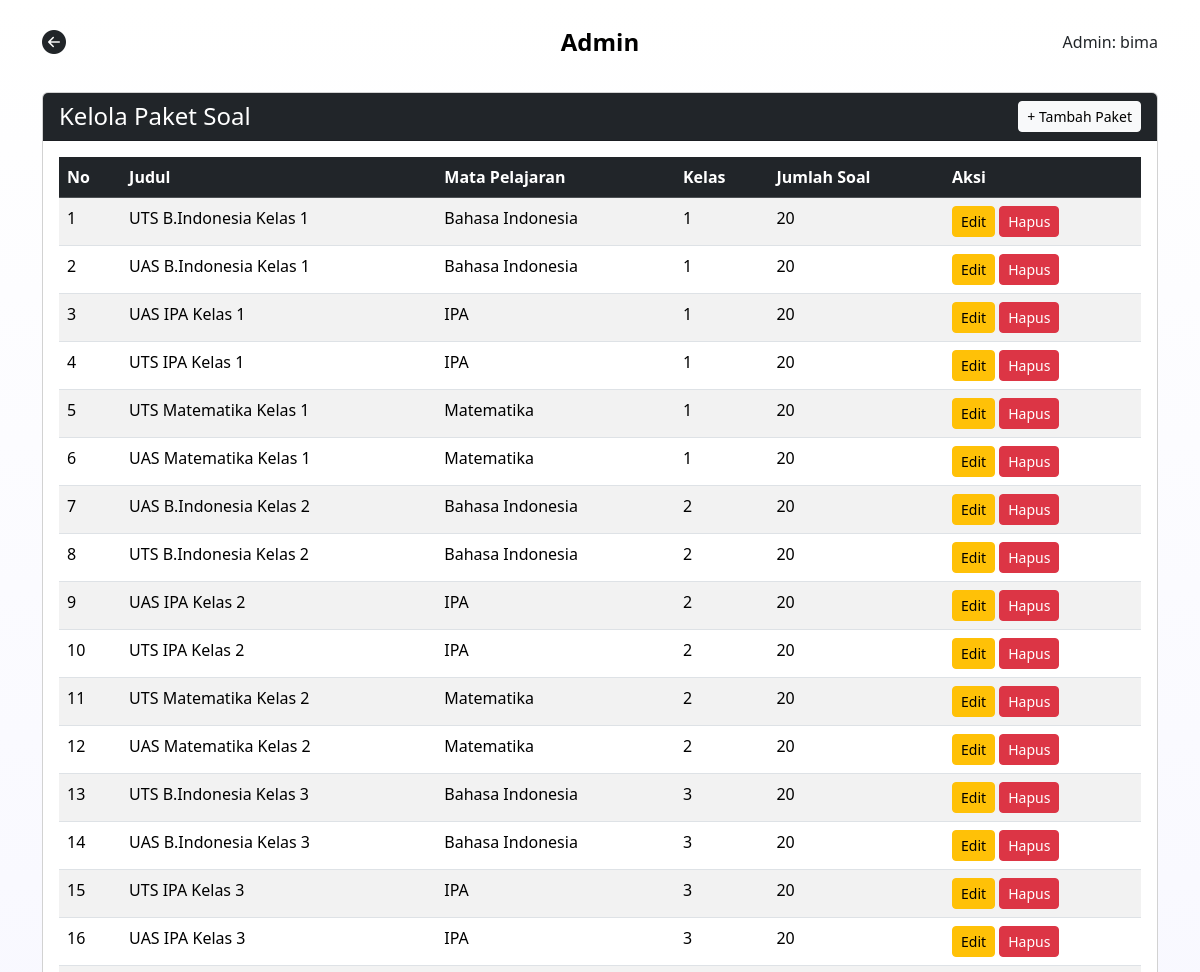
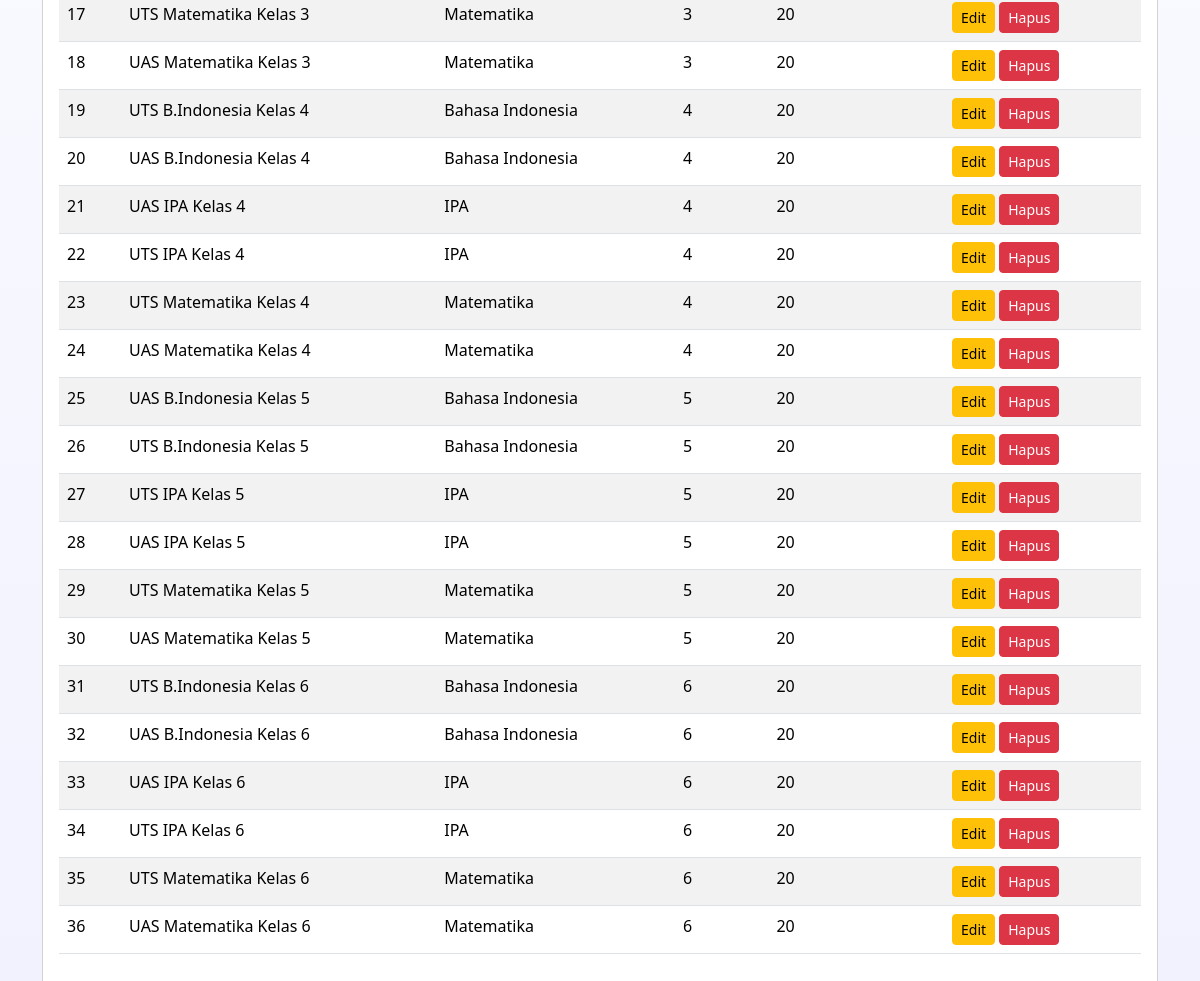
Page /admin/pages/kelola_paket.php (signed in) on the committed database (2 pictures, top to bottom).
### tables this page shows
CREATE TABLE `paket_soal` (
  `id_paket` int(11) NOT NULL,
  `judul` varchar(30) DEFAULT NULL,
  `mata_pelajaran` varchar(20) DEFAULT NULL,
  `kelas` int(11) DEFAULT NULL,
  `jumlah_soal` int(11) DEFAULT NULL
);

### admin/pages/kelola_paket.php (the view, shortened to what this page needs)
<?php
include '../../config/connection.php';
$stmt = $db->prepare("SELECT * FROM paket_soal ORDER BY kelas, mata_pelajaran");
$stmt->execute();
$result = $stmt->get_result();
?>
<!DOCTYPE html>
<html>
<head>
    <link href="https://cdn.jsdelivr.net/npm/bootstrap@5.3.8/dist/css/bootstrap.min.css" rel="stylesheet">
    <link href="https://cdn.jsdelivr.net/npm/bootstrap-icons@1.11.1/font/bootstrap-icons.css" rel="stylesheet">
</head>
<body>
    <nav class="navbar navbar-light bg-transparent text-dark position-relative mt-3">
        <div class="container d-flex justify-content-between align-items-center">
            <a href="dashboard_admin.php" class="text-dark fs-4">
                <i class="bi bi-arrow-left-circle-fill"></i>
            </a>
            <span class="navbar-brand fw-bold fs-4 position-absolute start-50 translate-middle-x">
                Admin
            </span>
            <span class="text-dark">
                Admin: <?php echo htmlspecialchars($_SESSION["username"]); ?>
            </span>
        </div>
    </nav>
    <div class="container mt-4">
        <div class="card">
            <div class="card-header bg-dark text-white d-flex justify-content-between align-items-center">
                <h4 class="mb-0">Kelola Paket Soal</h4>
                <button class="btn btn-light btn-sm" data-bs-toggle="modal" data-bs-target="#modalTambah">
                    + Tambah Paket
                </button>
            </div>
            <div class="card-body">
                <div class="table-responsive">
                    <table class="table table-striped">
                        <thead class="table-dark">
                            <tr>
                                <th>No</th>
                                <th>Judul</th>
                                <th>Mata Pelajaran</th>
                                <th>Kelas</th>
                                <th>Jumlah Soal</th>
                                <th>Aksi</th>
                            </tr>
                        </thead>
                        <tbody>
                            <?php
                            $no = 1;
                            while($data = $result->fetch_assoc()):
                            ?>
                            <tr>
                                <td><?php echo $no++; ?></td>
                                <td><?php echo htmlspecialchars($data['judul']); ?></td>
                                <td><?php echo htmlspecialchars($data['mata_pelajaran']); ?></td>
                                <td><?php echo htmlspecialchars($data['kelas']); ?></td>
                                <td><?php echo htmlspecialchars($data['jumlah_soal']); ?></td>
                                <td>
                                    <button class="btn btn-sm btn-warning"
                                            onclick="editPaket(<?php echo htmlspecialchars(json_encode($data)); ?>)">
                                        Edit
                                    </button>
                                    <a href="../proses/proses_hapus_paket.php?id=<?php echo htmlspecialchars($data['id_paket']); ?>"
                                       class="btn btn-sm btn-danger"
                                       onclick="return confirm('Yakin hapus paket ini?')">
                                        Hapus
                                    </a>
                                </td>
                            </tr>
                            <?php endwhile; ?>
                        </tbody>
                    </table>
                </div>
            </div>
        </div>
    </div>
</body>
</html>

### admin/pages/kelola_paket.php (style rules this page uses)
body { background: linear-gradient(180deg, #ffffff 0%, #f7f7ff 60%, #f2f2ff 100%); background-attachment: fixed; }

### rows in the picture
paket_soal: judul "UTS B.Indonesia Kelas 1", mata_pelajaran "Bahasa Indonesia", kelas "1", jumlah_soal "20"
paket_soal: judul "UAS B.Indonesia Kelas 1", mata_pelajaran "Bahasa Indonesia", kelas "1", jumlah_soal "20"
paket_soal: judul "UAS IPA Kelas 1", mata_pelajaran "IPA", kelas "1", jumlah_soal "20"
paket_soal: judul "UTS IPA Kelas 1", mata_pelajaran "IPA", kelas "1", jumlah_soal "20"
paket_soal: judul "UTS Matematika Kelas 1", mata_pelajaran "Matematika", kelas "1", jumlah_soal "20"
paket_soal: judul "UAS Matematika Kelas 1", mata_pelajaran "Matematika", kelas "1", jumlah_soal "20"
paket_soal: judul "UAS B.Indonesia Kelas 2", mata_pelajaran "Bahasa Indonesia", kelas "2", jumlah_soal "20"
paket_soal: judul "UTS B.Indonesia Kelas 2", mata_pelajaran "Bahasa Indonesia", kelas "2", jumlah_soal "20"
paket_soal: judul "UAS IPA Kelas 2", mata_pelajaran "IPA", kelas "2", jumlah_soal "20"
paket_soal: judul "UTS IPA Kelas 2", mata_pelajaran "IPA", kelas "2", jumlah_soal "20"
paket_soal: judul "UTS Matematika Kelas 2", mata_pelajaran "Matematika", kelas "2", jumlah_soal "20"
paket_soal: judul "UAS Matematika Kelas 2", mata_pelajaran "Matematika", kelas "2", jumlah_soal "20"
paket_soal: judul "UTS B.Indonesia Kelas 3", mata_pelajaran "Bahasa Indonesia", kelas "3", jumlah_soal "20"
paket_soal: judul "UAS B.Indonesia Kelas 3", mata_pelajaran "Bahasa Indonesia", kelas "3", jumlah_soal "20"
paket_soal: judul "UTS IPA Kelas 3", mata_pelajaran "IPA", kelas "3", jumlah_soal "20"
paket_soal: judul "UAS IPA Kelas 3", mata_pelajaran "IPA", kelas "3", jumlah_soal "20"
paket_soal: judul "UTS Matematika Kelas 3", mata_pelajaran "Matematika", kelas "3", jumlah_soal "20"
paket_soal: judul "UAS Matematika Kelas 3", mata_pelajaran "Matematika", kelas "3", jumlah_soal "20"
paket_soal: judul "UTS B.Indonesia Kelas 4", mata_pelajaran "Bahasa Indonesia", kelas "4", jumlah_soal "20"
paket_soal: judul "UAS B.Indonesia Kelas 4", mata_pelajaran "Bahasa Indonesia", kelas "4", jumlah_soal "20"
paket_soal: judul "UAS IPA Kelas 4", mata_pelajaran "IPA", kelas "4", jumlah_soal "20"
paket_soal: judul "UTS IPA Kelas 4", mata_pelajaran "IPA", kelas "4", jumlah_soal "20"
paket_soal: judul "UTS Matematika Kelas 4", mata_pelajaran "Matematika", kelas "4", jumlah_soal "20"
paket_soal: judul "UAS Matematika Kelas 4", mata_pelajaran "Matematika", kelas "4", jumlah_soal "20"
paket_soal: judul "UAS B.Indonesia Kelas 5", mata_pelajaran "Bahasa Indonesia", kelas "5", jumlah_soal "20"
paket_soal: judul "UTS B.Indonesia Kelas 5", mata_pelajaran "Bahasa Indonesia", kelas "5", jumlah_soal "20"
paket_soal: judul "UTS IPA Kelas 5", mata_pelajaran "IPA", kelas "5", jumlah_soal "20"
paket_soal: judul "UAS IPA Kelas 5", mata_pelajaran "IPA", kelas "5", jumlah_soal "20"
paket_soal: judul "UTS Matematika Kelas 5", mata_pelajaran "Matematika", kelas "5", jumlah_soal "20"
paket_soal: judul "UAS Matematika Kelas 5", mata_pelajaran "Matematika", kelas "5", jumlah_soal "20"
paket_soal: judul "UTS B.Indonesia Kelas 6", mata_pelajaran "Bahasa Indonesia", kelas "6", jumlah_soal "20"
paket_soal: judul "UAS B.Indonesia Kelas 6", mata_pelajaran "Bahasa Indonesia", kelas "6", jumlah_soal "20"
paket_soal: judul "UAS IPA Kelas 6", mata_pelajaran "IPA", kelas "6", jumlah_soal "20"
paket_soal: judul "UTS IPA Kelas 6", mata_pelajaran "IPA", kelas "6", jumlah_soal "20"
paket_soal: judul "UTS Matematika Kelas 6", mata_pelajaran "Matematika", kelas "6", jumlah_soal "20"
paket_soal: judul "UAS Matematika Kelas 6", mata_pelajaran "Matematika", kelas "6", jumlah_soal "20"

### other values in the picture
$_SESSION["username"] "bima"
